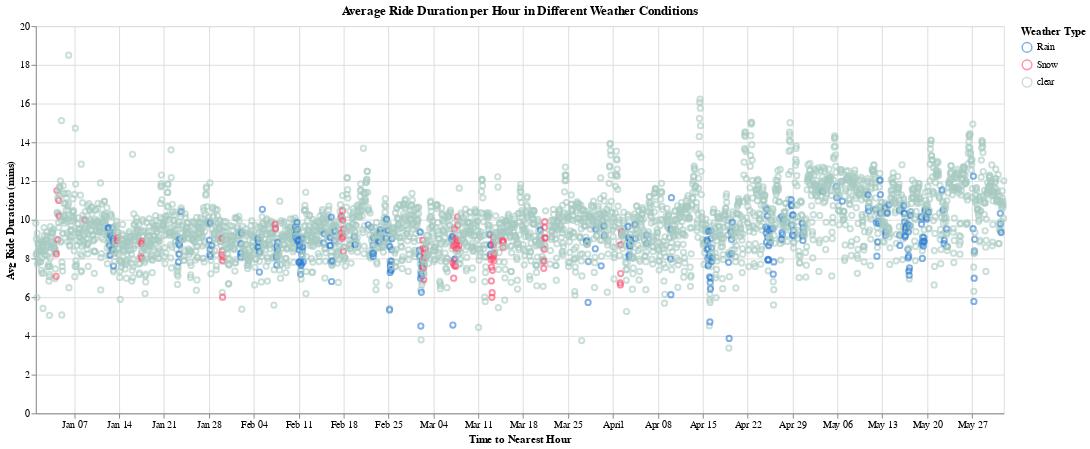

Source (notebook cell):
### Markdown cell above
Plot of the avg duration with all of the weather types

### Code cell
# Plot of the avg duration with all of the weather types
scatter_duration_plot = alt.Chart(avgdur_df).mark_point(opacity=0.6).encode(
    alt.X('Time to Nearest Hour:T'),
    alt.Y('Avg Ride Duration (mins):Q'),
    alt.Color('Weather Type:N',scale=alt.Scale(range=['#2D7DD2','#FF476C','#A6C9C2']))
).properties(
    title='Average Ride Duration per Hour in Different Weather Conditions',
    width = 1000,
    height = 400
)
scatter_duration_plot

### Figure 1 — Vega-Lite specification as saved in the notebook (floating-point values rounded to 4 significant figures; data arrays with more than 128 entries replaced by an {"elided": "..."} marker saying what was removed)
{"config": {"view": {"continuousWidth": 400, "continuousHeight": 300}}, "data": {"name": "data-6fb122829250fad22999830c96ef78e0"}, "mark": {"type": "point", "opacity": 0.6}, "encoding": {"color": {"type": "nominal", "field": "Weather Type", "scale": {"range": ["#2D7DD2", "#FF476C", "#A6C9C2"]}}, "x": {"type": "temporal", "field": "Time to Nearest Hour"}, "y": {"type": "quantitative", "field": "Avg Ride Duration (mins)"}}, "height": 400, "title": "Average Ride Duration per Hour in Different Weather Conditions", "width": 1000, "$schema": "https://vega.github.io/schema/vega-lite/v4.8.1.json", "datasets": {"data-6fb122829250fad22999830c96ef78e0": {"elided": "3788 records"}}}
